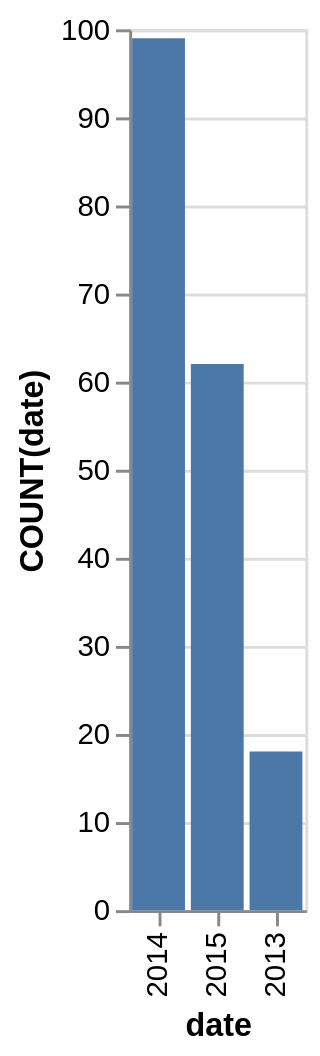

Vega-Lite specification stored for this chart:
### Vega-Lite specification from a JSON file in a GitHub repository (floating-point values rounded to 4 significant figures)
{"data": {"values": [{"x_data": "2014", "y_data": 99}, {"x_data": "2015", "y_data": 62}, {"x_data": "2013", "y_data": 18}]}, "mark": "bar", "encoding": {"x": {"field": "x_data", "type": "nominal", "title": "date", "sort": {"op": "sum", "field": "y_data", "order": "descending"}}, "y": {"field": "y_data", "type": "quantitative", "title": "COUNT(date)"}}}
